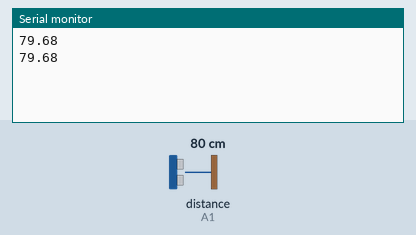
Recording of a sketch running on a simulated Arduino Uno, built with avr-gcc and run on an emulated ATmega328P. On the bench: the last lines printed to the serial monitor. Wiring (inferred from the names in the program): ultrasonic range finder: trigger A0; echo A1. The test bench sets the inputs (shaded band); at power-on: distance to the obstacle (sensor on A1) 80 cm. The echo pulse lasts 58.3 µs per cm.

Above: at 1.8 s.
1.9 s: distance to the obstacle (sensor on A1) set to 2 cm
At 2.8 s:
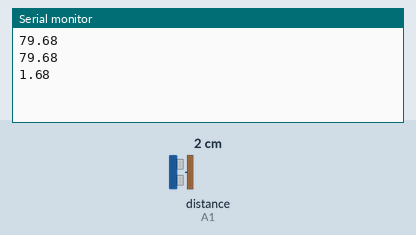
3.4 s: distance to the obstacle (sensor on A1) set to 4 cm
At 4.5 s:
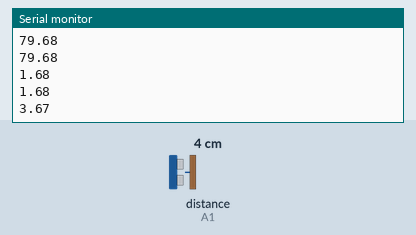
Timing chart, 0 to 6.4 s (numbered marks = the images above; inputs shaded):
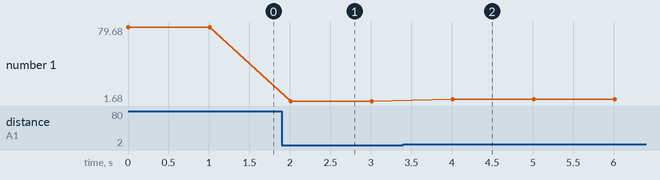

The sketch:

Prueba_HC-SR04.ino
```cpp
/**
 * Sketch usado para probar funcionamiento del sensor HC-SR04.
 * Una vez cargado, mantendremos un objeto frente al sensor, que iremos acercando/alejando para probar su funcionamiento e implementacion
 *
 */

//Pines del sensor HC-SR04
#define TRIGGER A0
#define ECHO A1
 long timer;

void setup() {
  // put your setup code here, to run once:

  //COnfiguracion de pines del sensor
  pinMode(TRIGGER,OUTPUT);
  pinMode(ECHO,INPUT);

  //Variable que almacena el tiempo que la onda ha tardado
  timer=0;

  digitalWrite(TRIGGER,LOW);

  //Monitor para visualizar los resultados
  Serial.begin(9600);
}

void loop() {
  // put your main code here, to run repeatedly:


  //Activamos el pin emisor de la onda sonica(Trigger)
  digitalWrite(TRIGGER,HIGH);

  delayMicroseconds(10);//delay de funcionamiento del pin emisor
  //Desactivamos el pin emisor
  digitalWrite(TRIGGER,LOW);

  timer=pulseIn(ECHO,HIGH);//devuelve el tiempo que ha tardado en cambiar de LOW a HIGH

  //ecuacion de calculo de la distancia:
  //(tiempo de viaje de la onda)/2 x velocidad de la onda == distancia
  Serial.println((timer/2)*0.0343);
  delay(1000);

}
```

Measured:
- after the input at 1.9 s, the serial monitor: prints a new line after 0.11 s (image 1)
- after the input at 3.4 s, the serial monitor: prints a new line after 0.61 s (image 2)
- plotted number 1: 79.68 → 1.68 after the input at 1.9 s, 1.68 → 3.67 after the input at 3.4 s
